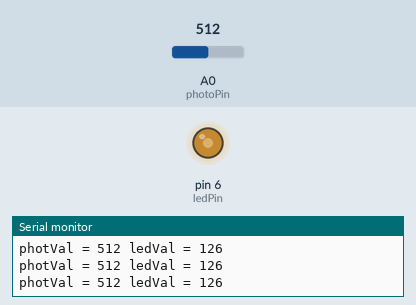
Recording of a sketch running on a simulated Arduino Uno, built with avr-gcc and run on an emulated ATmega328P. Shown: output pins drawn as LEDs (lit = HIGH), the last lines printed to the serial monitor. The inputs (shaded band) are chosen by the test bench; at power-on: A0 (photoPin) = 512.

Above: at 1.2 s.
1.3 s: A0 (photoPin) set to 900
At 2.4 s:
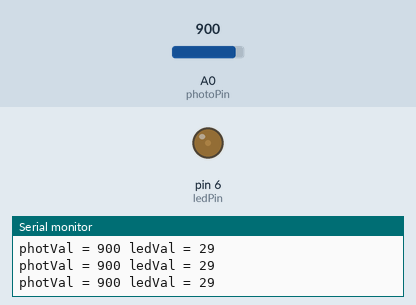
2.8 s: A0 (photoPin) set to 1023
At 4.0 s:
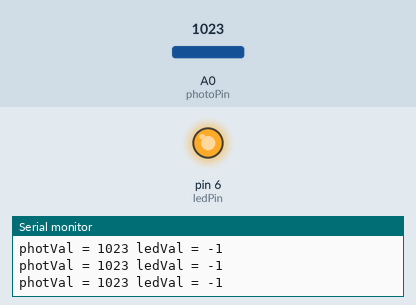
4.3 s: A0 (photoPin) set to 1019
At 4.7 s:
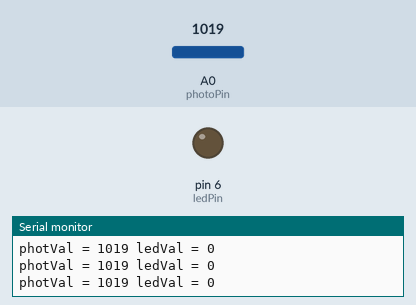
5.8 s: A0 (photoPin) set to 989
At 6.4 s:
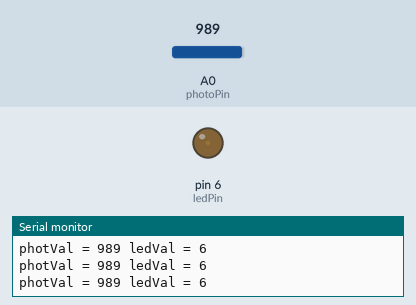
8.8 s: A0 (photoPin) set to 966
At 10.0 s:
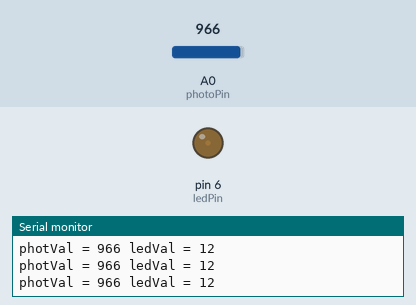
11.8 s: A0 (photoPin) set to 511
At 12.5 s:
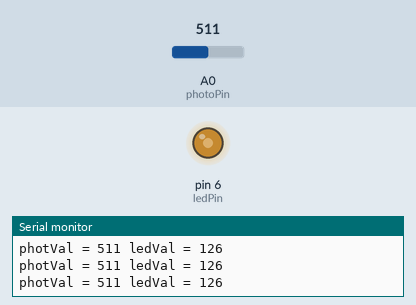
Timing chart, 0 to 14.3 s (numbered marks = the images above; inputs shaded):
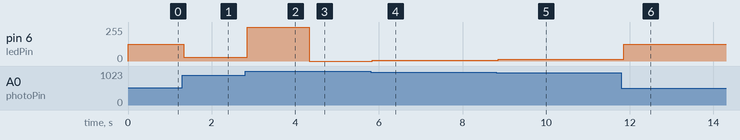

Measured:
- the behaviour switches between 1020 and 1019 on A0 (photoPin) (found by bisection; images 2 and 3)
- after the input at 1.3 s, pin 6 (ledPin): 126/255 → 29/255 at once
- after the input at 2.8 s, pin 6 (ledPin): 29/255 → 255/255 after 0.05 s
- after the input at 4.3 s, pin 6 (ledPin): 255/255 → 0/255 at once
- after the input at 5.8 s, pin 6 (ledPin): 0/255 → 6/255 after 0.05 s
- after the input at 8.8 s, pin 6 (ledPin): 6/255 → 12/255 after 0.05 s
- after the input at 11.8 s, pin 6 (ledPin): 12/255 → 126/255 after 0.05 s

The sketch:

Arduino_lab_2.15_pt_1_photores_to_LED.ino
```cpp
int photoPin = A0;
int ledPin = 6;
int photoVal;
int ledVal;

void setup() {
  Serial.begin(9600);
}

void loop() {
  photoVal = analogRead(photoPin);
  ledVal = (0.25 * -photoVal) + 254;
  Serial.print ("photVal = ");
  Serial.print (photoVal);
  Serial.print (" ledVal = ");
  Serial.println(ledVal);
  analogWrite(ledPin, ledVal);

}
```
